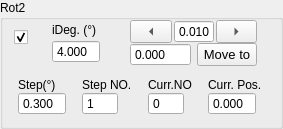
             <widget class="QGroupBox" name="rotary2Group">
              <property name="sizePolicy">
               <sizepolicy hsizetype="Expanding" vsizetype="Expanding">
                <horstretch>0</horstretch>
                <verstretch>0</verstretch>
               </sizepolicy>
              </property>
              <property name="toolTip">
               <string>&lt;html&gt;&lt;head/&gt;&lt;body&gt;&lt;p&gt;&lt;span style=&quot; font-weight:700;&quot;&gt;Rotary2:&lt;/span&gt; polarizer or 1/4 plate, adjust polarization&lt;/p&gt;&lt;p&gt;&lt;br/&gt;&lt;/p&gt;&lt;/body&gt;&lt;/html&gt;</string>
              </property>
              <property name="title">
               <string>Rot2</string>
              </property>
              <layout class="QVBoxLayout" name="verticalLayout_84">
               <property name="topMargin">
                <number>0</number>
               </property>
               <item>
                <layout class="QVBoxLayout" name="verticalLayout_82">
                 <property name="spacing">
                  <number>12</number>
                 </property>
                 <item>
                  <layout class="QHBoxLayout" name="horizontalLayout_44" stretch="1,3,5">
                   <property name="spacing">
                    <number>6</number>
                   </property>
                   <item>
                    <layout class="QVBoxLayout" name="verticalLayout_80">
                     <property name="spacing">
                      <number>0</number>
                     </property>
                     <property name="topMargin">
                      <number>9</number>
                     </property>
                     <item>
                      <widget class="QCheckBox" name="activeRot2">
                       <property name="sizePolicy">
                        <sizepolicy hsizetype="Expanding" vsizetype="Preferred">
                         <horstretch>0</horstretch>
                         <verstretch>0</verstretch>
                        </sizepolicy>
                       </property>
                       <property name="toolTip">
                        <string>Active Instrument?</string>
                       </property>
                       <property name="text">
                        <string/>
                       </property>
                       <property name="checked">
                        <bool>true</bool>
                       </property>
                       <property name="mytype" stdset="0">
                        <string>checkbox</string>
                       </property>
                      </widget>
                     </item>
                     <item>
                      <spacer name="horizontalSpacer_10">
                       <property name="orientation">
                        <enum>Qt::Orientation::Horizontal</enum>
                       </property>
                       <property name="sizeType">
                        <enum>QSizePolicy::Policy::Fixed</enum>
                       </property>
                       <property name="sizeHint" stdset="0">
                        <size>
                         <width>20</width>
                         <height>20</height>
                        </size>
                       </property>
                      </spacer>
                     </item>
                    </layout>
                   </item>
                   <item>
                    <layout class="QVBoxLayout" name="verticalLayout_38">
                     <property name="spacing">
                      <number>0</number>
                     </property>
                     <property name="leftMargin">
                      <number>12</number>
                     </property>
                     <property name="rightMargin">
                      <number>12</number>
                     </property>
                     <item>
                      <widget class="QLabel" name="label_36">
                       <property name="sizePolicy">
                        <sizepolicy hsizetype="Expanding" vsizetype="Fixed">
                         <horstretch>0</horstretch>
                         <verstretch>0</verstretch>
                        </sizepolicy>
                       </property>
                       <property name="maximumSize">
                        <size>
                         <width>16777215</width>
                         <height>16777215</height>
                        </size>
                       </property>
                       <property name="text">
                        <string>iDeg. (°)</string>
                       </property>
                       <property name="mytype" stdset="0">
                        <string>label</string>
                       </property>
                      </widget>
                     </item>
                     <item>
                      <widget class="QDoubleSpinBox" name="iRot2">
                       <property name="sizePolicy">
                        <sizepolicy hsizetype="Expanding" vsizetype="Fixed">
                         <horstretch>0</horstretch>
                         <verstretch>0</verstretch>
                        </sizepolicy>
                       </property>
                       <property name="maximumSize">
                        <size>
                         <width>16777215</width>
                         <height>16777215</height>
                        </size>
                       </property>
                       <property name="buttonSymbols">
                        <enum>QAbstractSpinBox::ButtonSymbols::NoButtons</enum>
                       </property>
                       <property name="decimals">
                        <number>3</number>
                       </property>
                       <property name="value">
                        <double>4.000000000000000</double>
                       </property>
                      </widget>
                     </item>
                    </layout>
                   </item>
                   <item>
                    <layout class="QVBoxLayout" name="verticalLayout_56">
                     <property name="spacing">
                      <number>0</number>
                     </property>
                     <property name="leftMargin">
                      <number>12</number>
                     </property>
                     <property name="rightMargin">
                      <number>12</number>
                     </property>
                     <item>
                      <layout class="QHBoxLayout" name="horizontalLayout_22">
                       <property name="spacing">
                        <number>2</number>
                       </property>
                       <item>
                        <widget class="QToolButton" name="rot2JogL">
                         <property name="sizePolicy">
                          <sizepolicy hsizetype="Expanding" vsizetype="Fixed">
                           <horstretch>0</horstretch>
                           <verstretch>0</verstretch>
                          </sizepolicy>
                         </property>
                         <property name="minimumSize">
                          <size>
                           <width>32</width>
                           <height>0</height>
                          </size>
                         </property>
                         <property name="text">
                          <string>...</string>
                         </property>
                         <property name="arrowType">
                          <enum>Qt::ArrowType::LeftArrow</enum>
                         </property>
                         <property name="mytype" stdset="0">
                          <string>arrowbutton</string>
                         </property>
                        </widget>
                       </item>
                       <item>
                        <widget class="QDoubleSpinBox" name="rotary2JogStep">
                         <property name="sizePolicy">
                          <sizepolicy hsizetype="Preferred" vsizetype="Preferred">
                           <horstretch>0</horstretch>
                           <verstretch>0</verstretch>
                          </sizepolicy>
                         </property>
                         <property name="maximumSize">
                          <size>
                           <width>40</width>
                           <height>24</height>
                          </size>
                         </property>
                         <property name="buttonSymbols">
                          <enum>QAbstractSpinBox::ButtonSymbols::NoButtons</enum>
                         </property>
                         <property name="decimals">
                          <number>3</number>
                         </property>
                         <property name="minimum">
                          <double>-50.000000000000000</double>
                         </property>
                         <property name="maximum">
                          <double>210.000000000000000</double>
                         </property>
                         <property name="value">
                          <double>0.010000000000000</double>
                         </property>
                        </widget>
                       </item>
                       <item>
                        <widget class="QToolButton" name="rot2JogR">
                         <property name="sizePolicy">
                          <sizepolicy hsizetype="Expanding" vsizetype="Fixed">
                           <horstretch>0</horstretch>
                           <verstretch>0</verstretch>
                          </sizepolicy>
                         </property>
                         <property name="minimumSize">
                          <size>
                           <width>32</width>
                           <height>0</height>
                          </size>
                         </property>
                         <property name="text">
                          <string>...</string>
                         </property>
                         <property name="arrowType">
                          <enum>Qt::ArrowType::RightArrow</enum>
                         </property>
                         <property name="mytype" stdset="0">
                          <string>arrowbutton</string>
                         </property>
                        </widget>
                       </item>
                      </layout>
                     </item>
                     <item>
                      <layout class="QHBoxLayout" name="horizontalLayout_12">
                       <property name="spacing">
                        <number>6</number>
                       </property>
                       <item>
                        <widget class="QDoubleSpinBox" name="rot2SetPos">
                         <property name="sizePolicy">
                          <sizepolicy hsizetype="Fixed" vsizetype="Fixed">
                           <horstretch>0</horstretch>
                           <verstretch>0</verstretch>
                          </sizepolicy>
                         </property>
                         <property name="maximumSize">
                          <size>
                           <width>16777215</width>
                           <height>16777215</height>
                          </size>
                         </property>
                         <property name="buttonSymbols">
                          <enum>QAbstractSpinBox::ButtonSymbols::NoButtons</enum>
                         </property>
                         <property name="decimals">
                          <number>3</number>
                         </property>
                         <property name="maximum">
                          <double>1000.000000000000000</double>
                         </property>
                        </widget>
                       </item>
                       <item>
                        <widget class="QPushButton" name="rot2MoveTo">
                         <property name="sizePolicy">
                          <sizepolicy hsizetype="Preferred" vsizetype="Preferred">
                           <horstretch>0</horstretch>
                           <verstretch>0</verstretch>
                          </sizepolicy>
                         </property>
                         <property name="maximumSize">
                          <size>
                           <width>60</width>
                           <height>16777215</height>
                          </size>
                         </property>
                         <property name="font">
                          <font>
                           <pointsize>10</pointsize>
                          </font>
                         </property>
                         <property name="text">
                          <string>Move to</string>
                         </property>
                         <property name="mytype" stdset="0">
                          <string>clickable_button</string>
                         </property>
                        </widget>
                       </item>
                      </layout>
                     </item>
                    </layout>
                   </item>
                  </layout>
                 </item>
                 <item>
                  <layout class="QHBoxLayout" name="horizontalLayout_15">
                   <item>
                    <layout class="QVBoxLayout" name="verticalLayout_41">
                     <property name="spacing">
                      <number>0</number>
                     </property>
                     <item>
                      <widget class="QLabel" name="label_35">
                       <property name="text">
                        <string>Step(°)</string>
                       </property>
                       <property name="mytype" stdset="0">
                        <string>label</string>
                       </property>
                      </widget>
                     </item>
                     <item>
                      <widget class="QDoubleSpinBox" name="rotary2Step">
                       <property name="sizePolicy">
                        <sizepolicy hsizetype="Expanding" vsizetype="Fixed">
                         <horstretch>0</horstretch>
                         <verstretch>0</verstretch>
                        </sizepolicy>
                       </property>
                       <property name="maximumSize">
                        <size>
                         <width>48</width>
                         <height>24</height>
                        </size>
                       </property>
                       <property name="buttonSymbols">
                        <enum>QAbstractSpinBox::ButtonSymbols::NoButtons</enum>
                       </property>
                       <property name="decimals">
                        <number>3</number>
                       </property>
                       <property name="value">
                        <double>0.300000000000000</double>
                       </property>
                      </widget>
                     </item>
                    </layout>
                   </item>
                   <item>
                    <layout class="QVBoxLayout" name="verticalLayout_40">
                     <property name="spacing">
                      <number>0</number>
                     </property>
                     <item>
                      <widget class="QLabel" name="label_34">
                       <property name="text">
                        <string>Step NO.</string>
                       </property>
                       <property name="mytype" stdset="0">
                        <string>label</string>
                       </property>
                      </widget>
                     </item>
                     <item>
                      <widget class="QSpinBox" name="rotary2StepNO">
                       <property name="sizePolicy">
                        <sizepolicy hsizetype="Expanding" vsizetype="Fixed">
                         <horstretch>0</horstretch>
                         <verstretch>0</verstretch>
                        </sizepolicy>
                       </property>
                       <property name="maximumSize">
                        <size>
                         <width>36</width>
                         <height>24</height>
                        </size>
                       </property>
                       <property name="buttonSymbols">
                        <enum>QAbstractSpinBox::ButtonSymbols::NoButtons</enum>
                       </property>
                       <property name="maximum">
                        <number>10000</number>
                       </property>
                       <property name="value">
                        <number>1</number>
                       </property>
                      </widget>
                     </item>
                    </layout>
                   </item>
                   <item>
                    <layout class="QVBoxLayout" name="verticalLayout_47">
                     <property name="spacing">
                      <number>0</number>
                     </property>
                     <item>
                      <widget class="QLabel" name="label_50">
                       <property name="text">
                        <string>Curr.NO</string>
                       </property>
                       <property name="mytype" stdset="0">
                        <string>label</string>
                       </property>
                      </widget>
                     </item>
                     <item>
                      <widget class="QSpinBox" name="rotary2CurrStepNO">
                       <property name="sizePolicy">
                        <sizepolicy hsizetype="Expanding" vsizetype="Fixed">
                         <horstretch>0</horstretch>
                         <verstretch>0</verstretch>
                        </sizepolicy>
                       </property>
                       <property name="maximumSize">
                        <size>
                         <width>36</width>
                         <height>24</height>
                        </size>
                       </property>
                       <property name="buttonSymbols">
                        <enum>QAbstractSpinBox::ButtonSymbols::NoButtons</enum>
                       </property>
                       <property name="mytype" stdset="0">
                        <string>intNO</string>
                       </property>
                      </widget>
                     </item>
                    </layout>
                   </item>
                   <item>
                    <layout class="QVBoxLayout" name="verticalLayout_39">
                     <property name="spacing">
                      <number>0</number>
                     </property>
                     <item>
                      <widget class="QLabel" name="label_17">
                       <property name="text">
                        <string>Curr. Pos.</string>
                       </property>
                       <property name="mytype" stdset="0">
                        <string>label</string>
                       </property>
                      </widget>
                     </item>
                     <item>
                      <widget class="QDoubleSpinBox" name="rot2CurrPos">
                       <property name="sizePolicy">
                        <sizepolicy hsizetype="Expanding" vsizetype="Fixed">
                         <horstretch>0</horstretch>
                         <verstretch>0</verstretch>
                        </sizepolicy>
                       </property>
                       <property name="maximumSize">
                        <size>
                         <width>48</width>
                         <height>24</height>
                        </size>
                       </property>
                       <property name="buttonSymbols">
                        <enum>QAbstractSpinBox::ButtonSymbols::NoButtons</enum>
                       </property>
                       <property name="decimals">
                        <number>3</number>
                       </property>
                       <property name="minimum">
                        <double>-10.000000000000000</double>
                       </property>
                       <property name="maximum">
                        <double>1000.000000000000000</double>
                       </property>
                      </widget>
                     </item>
                    </layout>
                   </item>
                  </layout>
                 </item>
                </layout>
               </item>
              </layout>
             </widget>
